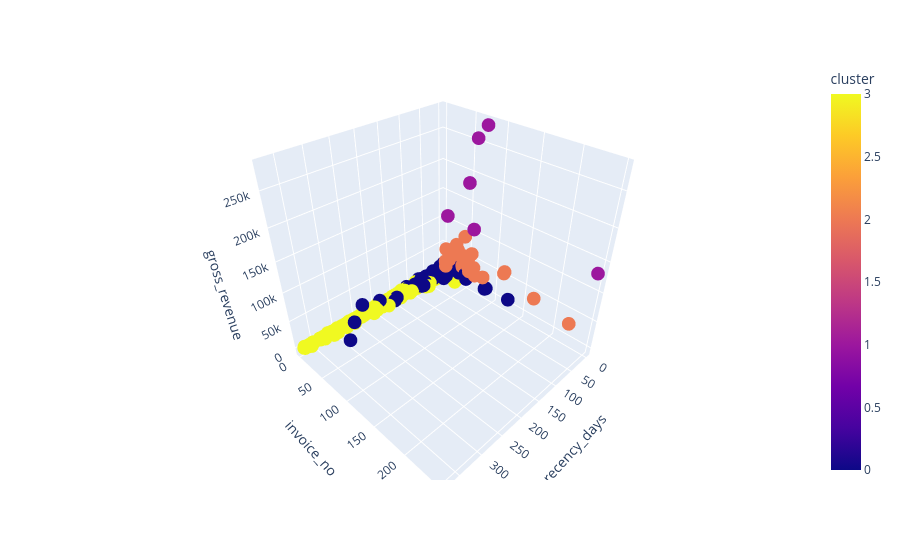

Notebook code for this chart:
### Code cell
fig = px.scatter_3d( df9, x='recency_days', y='invoice_no', z='gross_revenue', color='cluster')
fig.show()

### Figure 1 — Plotly figure (JSON) as saved in the notebook; plotly's stock layout.template omitted (floating-point values rounded to 4 significant figures; data arrays with more than 128 entries replaced by an {"elided": "..."} marker saying what was removed)
{"data": [{"hovertemplate": "recency_days=%{x}<br>invoice_no=%{y}<br>gross_revenue=%{z}<br>cluster=%{marker.color}<extra></extra>", "legendgroup": "", "marker": {"color": {"elided": "4372 int values"}, "coloraxis": "coloraxis", "symbol": "circle"}, "mode": "markers", "name": "", "scene": "scene", "showlegend": false, "type": "scatter3d", "x": {"elided": "4372 int values"}, "y": {"elided": "4372 int values"}, "z": {"elided": "4372 float values"}}], "layout": {"coloraxis": {"colorbar": {"title": {"text": "cluster"}}, "colorscale": [[0, "#0d0887"], [0.1111, "#46039f"], [0.2222, "#7201a8"], [0.3333, "#9c179e"], [0.4444, "#bd3786"], [0.5556, "#d8576b"], [0.6667, "#ed7953"], [0.7778, "#fb9f3a"], [0.8889, "#fdca26"], [1, "#f0f921"]]}, "legend": {"tracegroupgap": 0}, "margin": {"t": 60}, "scene": {"domain": {"x": [0, 1], "y": [0, 1]}, "xaxis": {"title": {"text": "recency_days"}}, "yaxis": {"title": {"text": "invoice_no"}}, "zaxis": {"title": {"text": "gross_revenue"}}}}}
